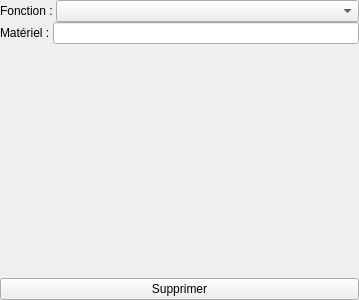
<?xml version="1.0" encoding="UTF-8"?>
<ui version="4.0">
 <class>Form</class>
 <widget class="QWidget" name="Form">
  <property name="geometry">
   <rect>
    <x>0</x>
    <y>0</y>
    <width>359</width>
    <height>300</height>
   </rect>
  </property>
  <property name="windowTitle">
   <string>Form</string>
  </property>
  <layout class="QVBoxLayout" name="verticalLayout">
   <property name="spacing">
    <number>0</number>
   </property>
   <property name="margin">
    <number>0</number>
   </property>
   <item>
    <widget class="QWidget" name="widget" native="true">
     <property name="sizePolicy">
      <sizepolicy hsizetype="Preferred" vsizetype="Fixed">
       <horstretch>0</horstretch>
       <verstretch>0</verstretch>
      </sizepolicy>
     </property>
     <layout class="QHBoxLayout" name="horizontalLayout">
      <property name="spacing">
       <number>0</number>
      </property>
      <property name="margin">
       <number>0</number>
      </property>
      <item>
       <widget class="QLabel" name="label">
        <property name="text">
         <string>Fonction : </string>
        </property>
       </widget>
      </item>
      <item>
       <widget class="QComboBox" name="func_combo">
        <property name="sizePolicy">
         <sizepolicy hsizetype="Expanding" vsizetype="Fixed">
          <horstretch>0</horstretch>
          <verstretch>0</verstretch>
         </sizepolicy>
        </property>
       </widget>
      </item>
     </layout>
    </widget>
   </item>
   <item>
    <widget class="QWidget" name="widget_2" native="true">
     <property name="sizePolicy">
      <sizepolicy hsizetype="Preferred" vsizetype="Fixed">
       <horstretch>0</horstretch>
       <verstretch>0</verstretch>
      </sizepolicy>
     </property>
     <layout class="QHBoxLayout" name="horizontalLayout_2">
      <property name="spacing">
       <number>0</number>
      </property>
      <property name="margin">
       <number>0</number>
      </property>
      <item>
       <widget class="QLabel" name="label_2">
        <property name="text">
         <string>Matériel : </string>
        </property>
       </widget>
      </item>
      <item>
       <widget class="QLineEdit" name="mat_line"/>
      </item>
     </layout>
    </widget>
   </item>
   <item>
    <widget class="QWidget" name="kwarg_widget" native="true">
     <property name="sizePolicy">
      <sizepolicy hsizetype="Preferred" vsizetype="Fixed">
       <horstretch>0</horstretch>
       <verstretch>0</verstretch>
      </sizepolicy>
     </property>
     <layout class="QHBoxLayout" name="horizontalLayout_3">
      <property name="spacing">
       <number>0</number>
      </property>
      <property name="margin">
       <number>0</number>
      </property>
     </layout>
    </widget>
   </item>
   <item>
    <widget class="QWidget" name="kwargs_widget" native="true">
     <property name="sizePolicy">
      <sizepolicy hsizetype="Preferred" vsizetype="Expanding">
       <horstretch>0</horstretch>
       <verstretch>0</verstretch>
      </sizepolicy>
     </property>
     <layout class="QVBoxLayout" name="verticalLayout_2"/>
    </widget>
   </item>
   <item>
    <widget class="QPushButton" name="delete_button">
     <property name="text">
      <string>Supprimer</string>
     </property>
    </widget>
   </item>
  </layout>
 </widget>
 <resources/>
 <connections/>
</ui>
